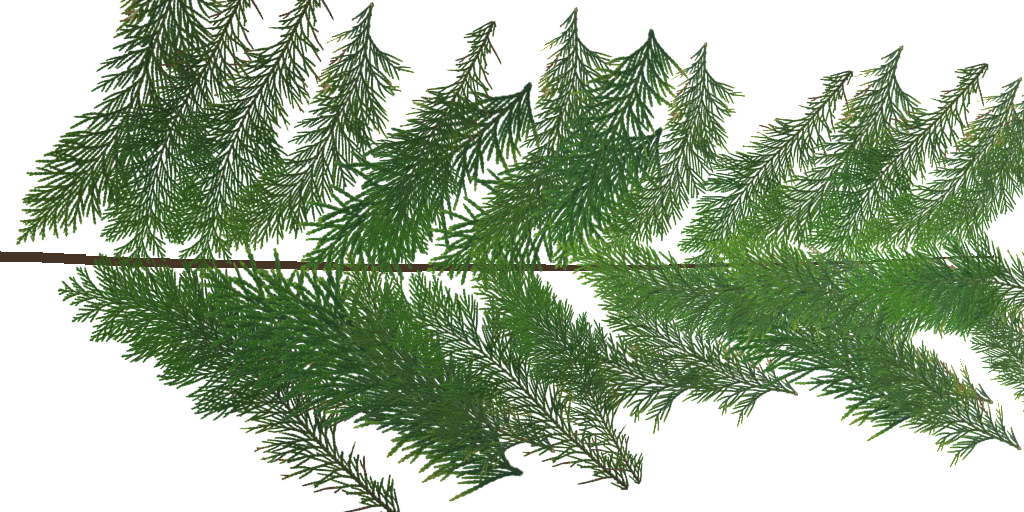
#> input picture assets/foliage/cards/fir_branch.png, 1024 x 512 px, given in place of LeafSet024_1K-JPG_Color.jpg, which was not available
$ python make_foliage_cards.py
#> lines starting #> are read from the running program, lines starting #| are printed output that depends on the picture; after the words box and inside, x2 and y2 are one past the last pixel; in counts of white or black regions, pixels touching at a corner belong together; pictures that were not available may be replaced by others from this repository, and a replacement may not be noted
"""Dev tool: composes foliage cards (RGBA textures) from ambientCG leaf and grass atlases.

Single photographed leaves are cut out of the atlases (connected components of the
opacity map) and arranged on twigs the way SpeedTree-style cluster cards are made:
the tree generator (tools/gen_trees.gd) then puts these cards on its branches.

Sources (CC0, ambientCG, 1K-JPG): LeafSet014/016/019/024/027, Foliage001/003/006.
Usage: python tools/make_foliage_cards.py <folder with the unzipped ambientCG sets>
Output: assets/foliage/cards/*.png
"""
import math
import os
import random
import sys

import numpy as np
from PIL import Image, ImageDraw, ImageEnhance, ImageFilter
from scipy import ndimage

SRC = sys.argv[1] if len(sys.argv) > 1 else "."
OUT = os.path.join(os.path.dirname(__file__), "..", "assets", "foliage", "cards")


def pieces(set_id, stem="bottom", min_area=4000):
    """Cuts every leaf (or blade) out of an atlas; returns RGBA images with the stem at the bottom."""
#> called with set_id = 'LeafSet024', stem = 'bottom', min_area = 4000
    col = Image.open(os.path.join(SRC, set_id, f"{set_id}_1K-JPG_Color.jpg")).convert("RGB")
    opa = Image.open(os.path.join(SRC, set_id, f"{set_id}_1K-JPG_Opacity.jpg")).convert("L")
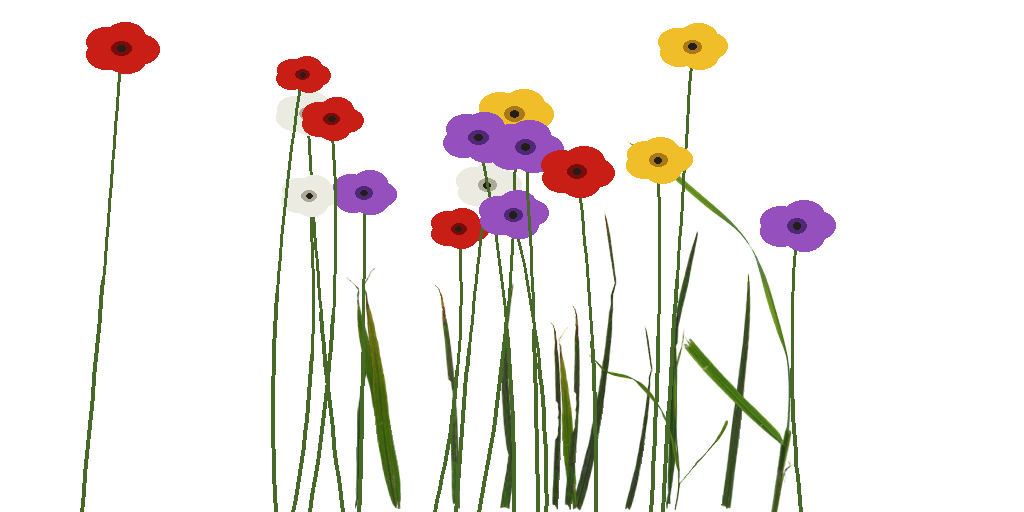
#> input picture assets/foliage/cards/flowers_meadow.png, 1024 x 512 px, given in place of LeafSet024_1K-JPG_Opacity.jpg, which was not available
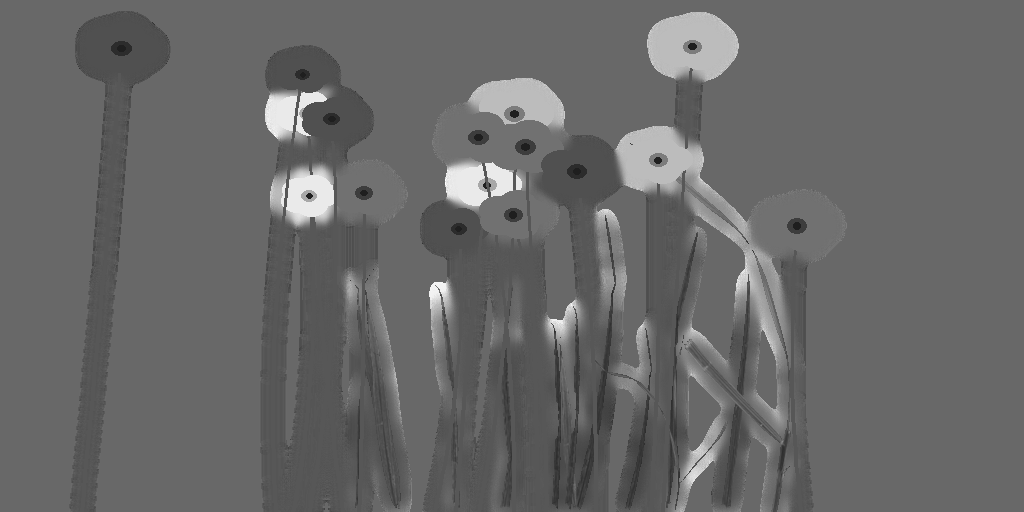
#> opa: PIL image 1024x512 L; min 31, max 255, mean 104.2
    mask = np.array(opa) > 40
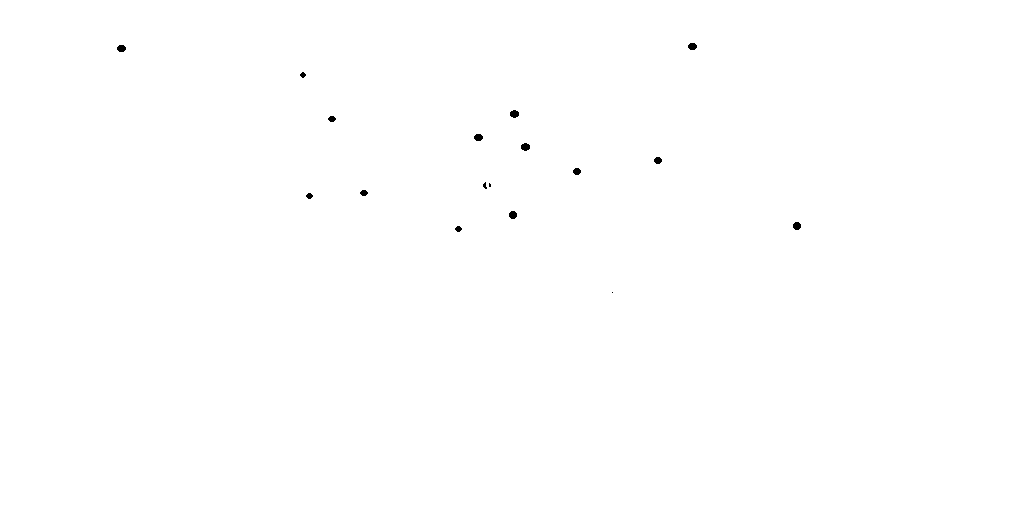
#> mask: shape (512, 1024) bool; 99.9% white; 17 black regions (3 under 20 px), largest, box (x1, y1, x2, y2) and area: (510, 110, 519, 118) 56, (521, 143, 530, 151) 56, (509, 211, 517, 219) 52
    labels, n = ndimage.label(ndimage.binary_closing(mask, iterations=2))
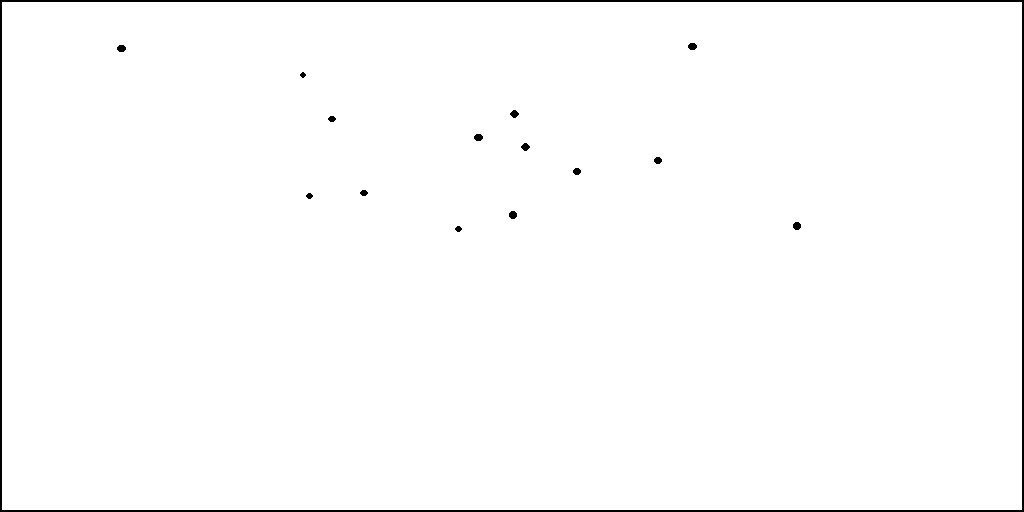
#> labels: shape (512, 1024) int32; values 0 (black) and 1 (white), 98.7% white; 15 black regions, largest, box (x1, y1, x2, y2) and area: (0, 0, 1024, 512) 6128, (509, 211, 517, 219) 52, (793, 222, 801, 230) 52
#> n = 1
    out = []
    for i, sl in enumerate(ndimage.find_objects(labels)):
        region = labels[sl] == i + 1
        if region.sum() < min_area:
            continue
        rgb = np.array(col)[sl]
        a = np.array(opa)[sl] * region
        img = Image.fromarray(np.dstack([rgb, a]).astype(np.uint8), "RGBA")
        if stem == "left":
            img = img.rotate(90, expand=True)     # pointing right → pointing up
        out.append(img)
#> this loop made 1 pass
#> pass 1, in pieces, `rgb = np.array(col)[sl]`:
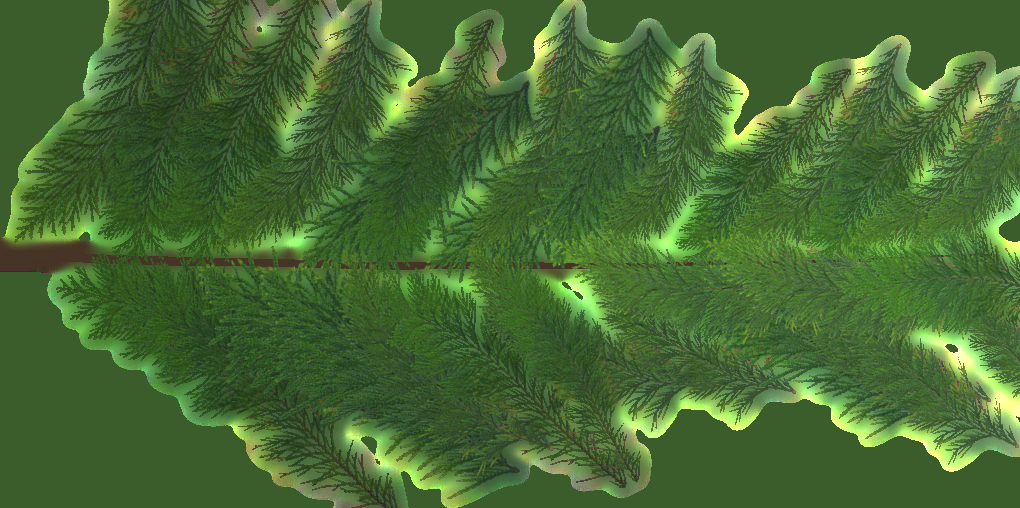
#> rgb: shape (508, 1020, 3); mean R, G, B 71.2, 106.1, 51.5
#> pass 1, in pieces, `img = Image.fromarray(np.dstack([rgb, a]).astype(np.uint8), "RGBA")`:
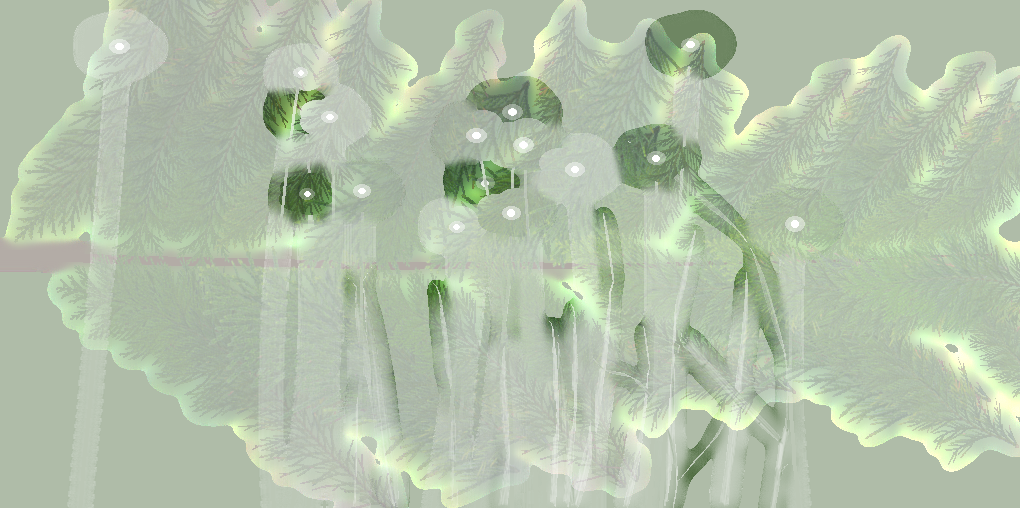
#> img: PIL image 1020x508 RGBA; mean R, G, B, A 71.2, 106.1, 51.5, 104.2; transparent parts drawn white
#> after the loop, out = 1 item
    print(f"  {set_id}: {len(out)} pieces")
#|   LeafSet024: 1 pieces
    return out


# [15 lines left out: function paste_rot, not called in this run]


def bezier(p0, p1, p2, t):
    return ((1 - t) ** 2 * p0[0] + 2 * (1 - t) * t * p1[0] + t * t * p2[0],
            (1 - t) ** 2 * p0[1] + 2 * (1 - t) * t * p1[1] + t * t * p2[1])


# [140 lines left out: functions twig, fill_transparent, cluster, fruit, conifer, grass and 2 more, not called in this run]


if __name__ == "__main__":
    rng = random.Random(7)
    print("Cutting leaves")
    beech = pieces("LeafSet024")
#> beech = 1 item
    hornbeam = pieces("LeafSet014")
#> call 2 of pieces, with set_id = 'LeafSet014', stem = 'bottom', min_area = 4000
#> in pieces (call 2), `col = Image.open(os.path.join(SRC, set_id, f"{set_id}_1K-JPG_Color.jpg..`:
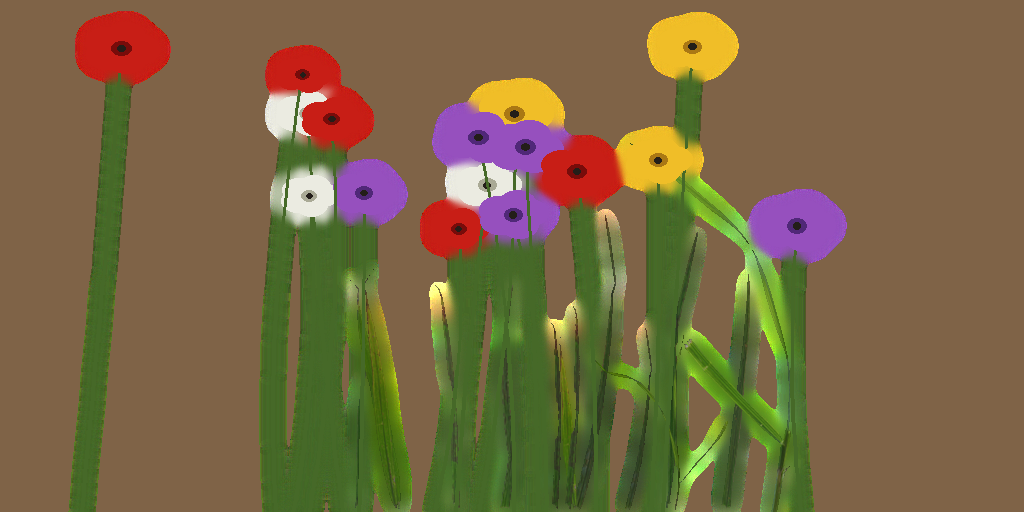
#> col: PIL image 1024x512 RGB; mean R, G, B 121.4, 102.9, 66.9
#> (the run stopped early here; a loop or call above may not have finished)
